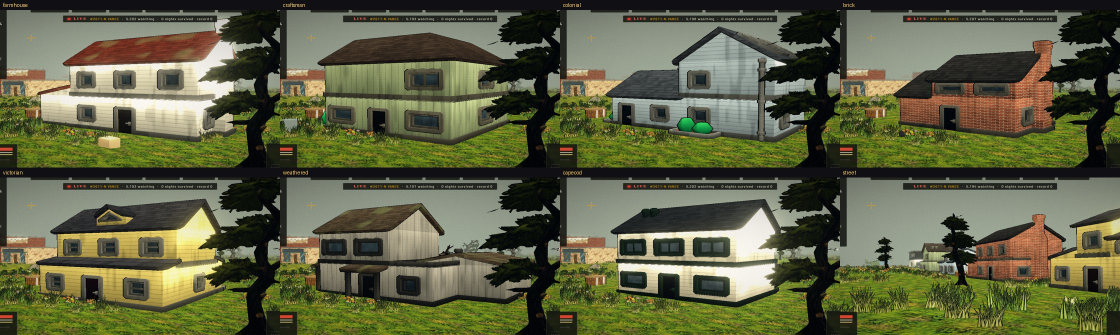
#> input picture zombie-survival-game/house-styles.jpg, 2240 x 670 px (shown at 1/2 size)
$ python make-seamless.py ../house-styles.jpg ../house-styles.jpg 100
#> lines starting #> are read from the running program, lines starting #| are printed output that depends on the picture
"""Turn a generated texture into a seamless tile: blend it with a half-offset copy so every edge matches, then save a web JPEG.
usage: python3 tools/make-seamless.py in.png out.jpg [size]"""
import sys
import numpy as np
from PIL import Image

src, dst = sys.argv[1], sys.argv[2]
size = int(sys.argv[3]) if len(sys.argv) > 3 else 512
a = np.asarray(Image.open(src).convert('RGB').resize((size, size), Image.LANCZOS), dtype=np.float32)
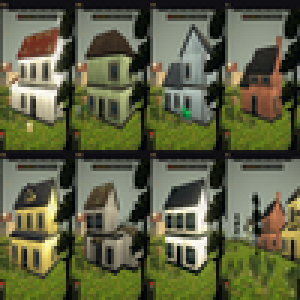
#> a: shape (100, 100, 3) float32 (shown 3 times larger); mean R, G, B 94.2, 96.9, 67.2
b = np.roll(a, (size // 2, size // 2), axis=(0, 1))  # its edges are a's seamless centre
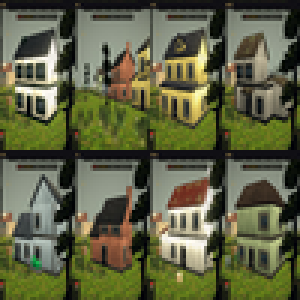
#> b: shape (100, 100, 3) float32 (shown 3 times larger); mean R, G, B 94.2, 96.9, 67.2
t = np.linspace(-1, 1, size)
d = np.maximum(np.abs(t)[None, :], np.abs(t)[:, None])  # 0 at centre, 1 at the border
w = np.clip((1 - d) / 0.35, 0, 1)[..., None]  # keep the original in the middle, fade to the offset copy near edges
out = a * w + b * (1 - w)
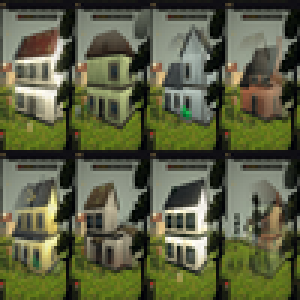
#> out: shape (100, 100, 3) float64 (shown 3 times larger); mean R, G, B 92.1, 95.8, 67.2
Image.fromarray(out.clip(0, 255).astype(np.uint8)).save(dst, quality=82, optimize=True)
